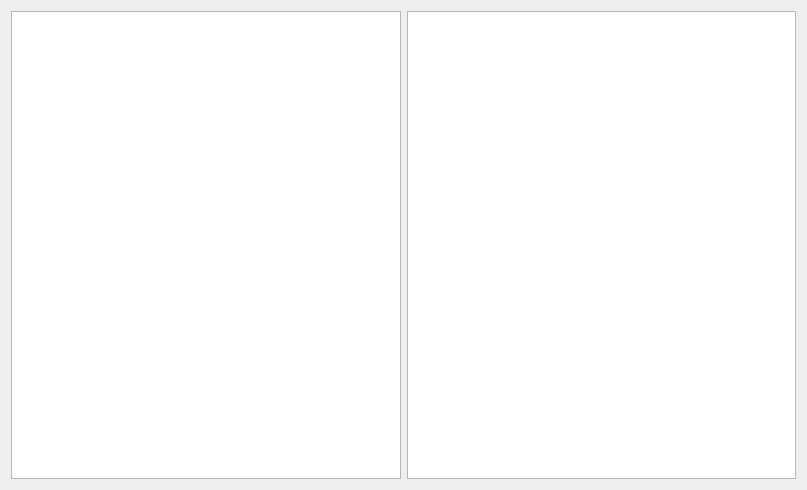
<?xml version="1.0" encoding="UTF-8"?>
<ui version="4.0">
 <class>Widget</class>
 <widget class="QWidget" name="Widget">
  <property name="geometry">
   <rect>
    <x>0</x>
    <y>0</y>
    <width>807</width>
    <height>490</height>
   </rect>
  </property>
  <property name="windowTitle">
   <string>Widget</string>
  </property>
  <layout class="QHBoxLayout" name="horizontalLayout">
   <item>
    <widget class="QTreeView" name="treeView"/>
   </item>
   <item>
    <widget class="QListView" name="listView"/>
   </item>
  </layout>
 </widget>
 <layoutdefault spacing="6" margin="11"/>
 <resources/>
 <connections/>
</ui>
